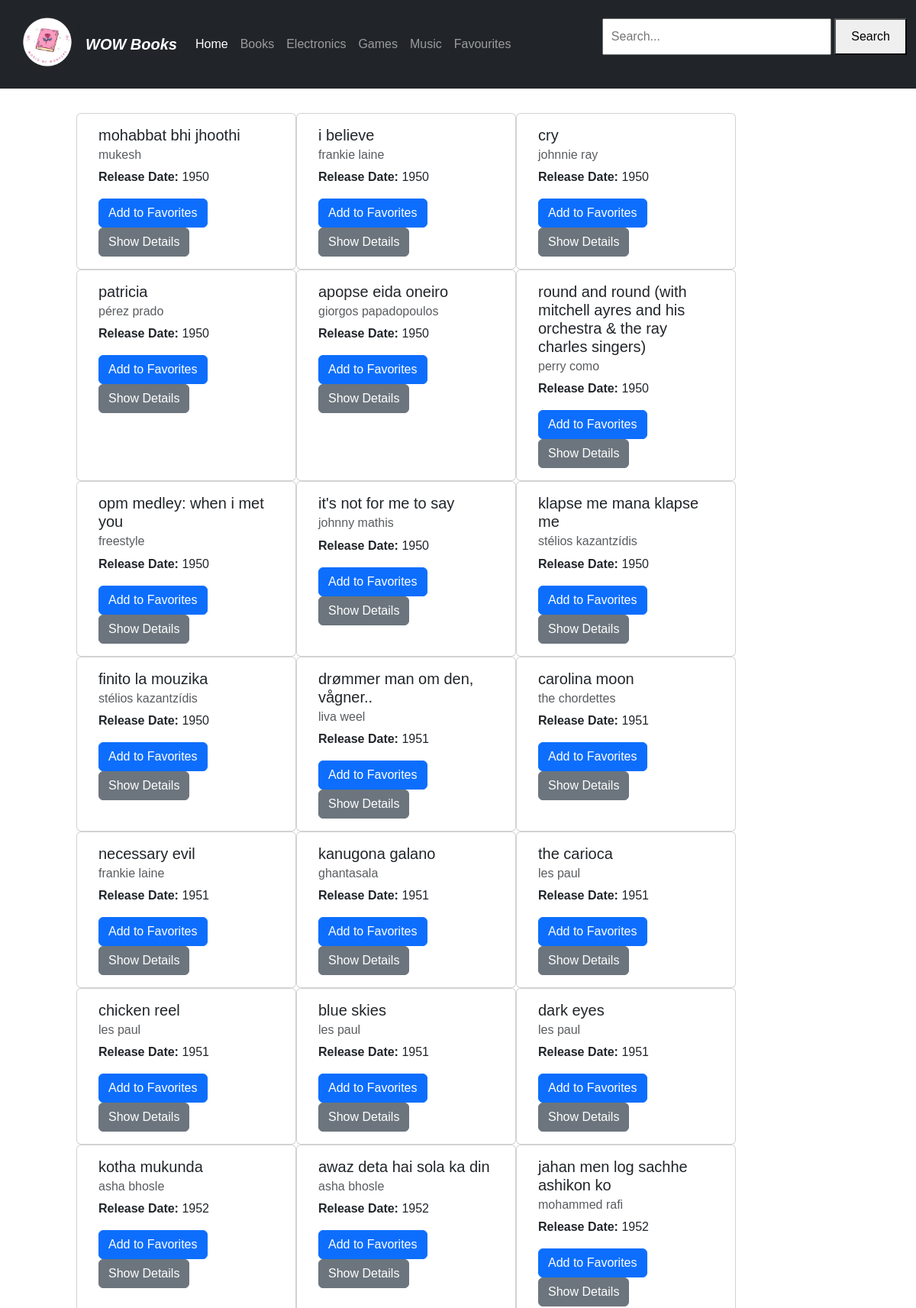
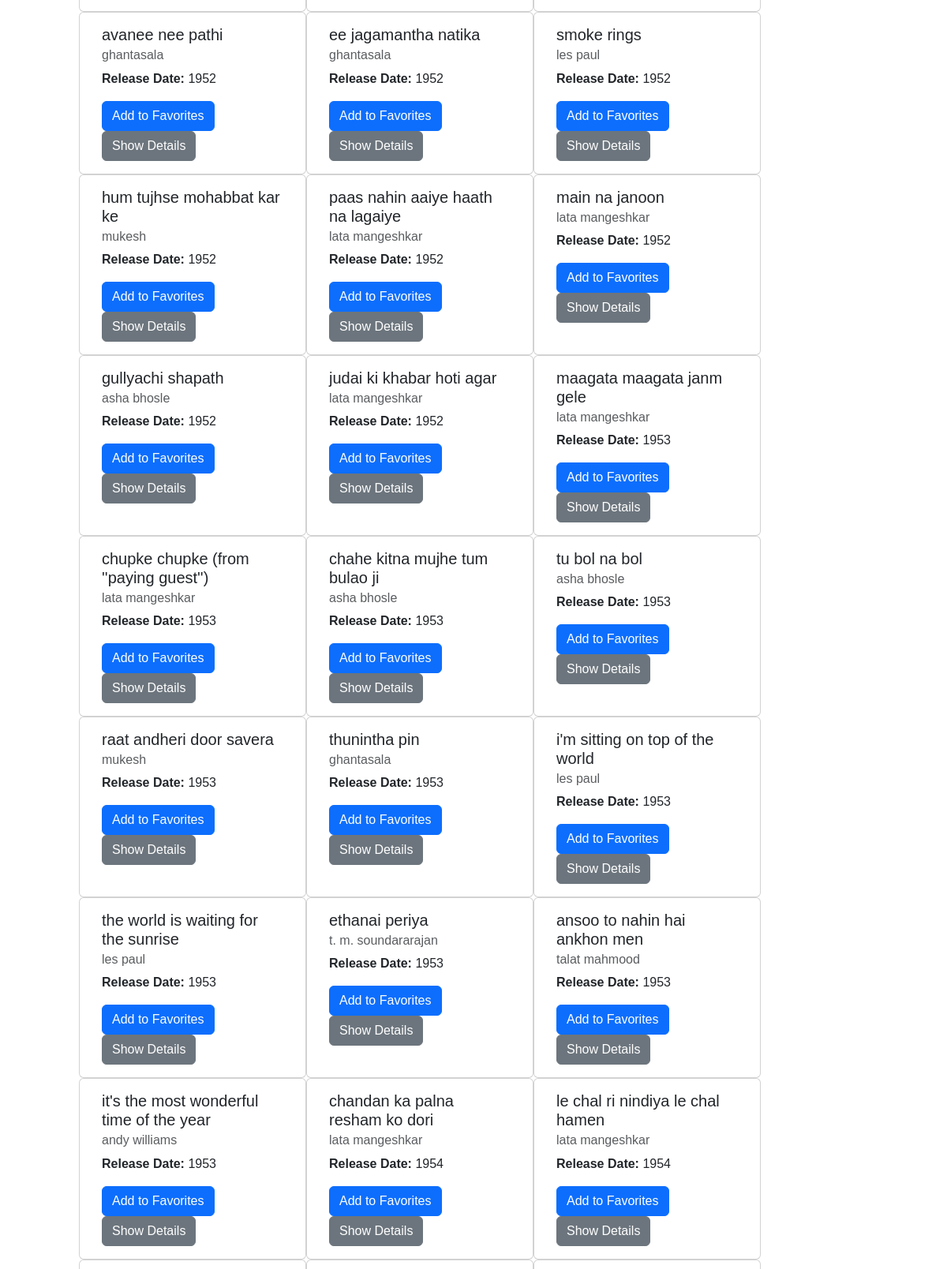
/Music.php (upper part), run on the app's committed database (2 pictures, top to bottom).
### tables this page shows
CREATE TABLE `wowmusic` (
  `musicId` int(11) NOT NULL,
  `artist_name` varchar(46) DEFAULT NULL,
  `track_name` varchar(163) DEFAULT NULL,
  `release_date` int(4) DEFAULT NULL,
  `genre` varchar(7) DEFAULT NULL,
  `lyrics` varchar(1714) DEFAULT NULL,
  `topic` varchar(10) DEFAULT NULL
);

### Music.php (the view, shortened to what this page needs)
<!DOCTYPE html>
<html lang="en">
<head>
    <link href="https://cdn.jsdelivr.net/npm/bootstrap@5.3.0/dist/css/bootstrap.min.css" rel="stylesheet">
</head>
	<link href="heroes.css" rel="stylesheet">
</head>
<body>
<nav class="navbar navbar-expand-md navbar-dark fixed-top bg-dark">
  <div class="container-fluid">
  	<img src ="wow.png" width="100px">
    <a class="navbar-brand" href="#"><b><i>WOW Books</b></i></a>
    <div class="collapse navbar-collapse" id="navbarCollapse">
      <ul class="navbar-nav me-auto mb-2 mb-md-0">
        <li class="nav-item">
          <a class="nav-link active" aria-current="page" href="R-index3.php?username=<?php echo urlencode($username); ?>">Home</a>
        </li>
		<li class="nav-item">
          <a class="nav-link" href="S-Books.php?username=<?php echo urlencode($username); ?>">Books</a>
          <li class="nav-item">
            <a class="nav-link" href="R-Electronics.php?username=<?php echo urlencode($username); ?>">Electronics</a>
        <li class="nav-item">
          <a class="nav-link" href="Games.php?username=<?php echo urlencode($username); ?>">Games</a>
        </li>
		 <li class="nav-item">
         <a class="nav-link" href="Music.php?username=<?php echo urlencode($username); ?>">Music</a>
          <li class="nav-item">
          <a class="nav-link" href="R-Favourites.php?username=<?php echo urlencode($username); ?>">Favourites</a>
        </li>
      </ul>
      <div class="search-container">
        <input type="text" id="search-bar" placeholder="Search...">
        <button onclick="search()">Search</button>
    </div>
    </div>
  </div>
</nav>
    <div class="container mt-5">
        <div class="row">
            <?php
            $servername = "localhost";
            $username = "root";
            $password = "";
            $dbname = "WOW";
            $conn = new mysqli($servername, $username, $password, $dbname);
            $sql = "SELECT * FROM wowmusic";
            $result = $conn->query($sql);
            if ($result->num_rows > 0) {
                while($row = $result->fetch_assoc()) {
                    echo '
                    <div class="card" style="width: 18rem;">
                    <div class="card-body">
                      <h5 class="card-title">'.$row["track_name"].'</h5>
                      <h6 class="card-subtitle mb-2 text-muted">'.$row["artist_name"].'</h6>
                      <p class="card-text"><strong>Release Date:</strong> '.$row["release_date"].'</p>
                      <a href="#" class="btn btn-primary">Add to Favorites</a>
                      <a href="MusicDetails.php?username='.$user.'&musicId='.$row["musicId"].'" class="btn btn-secondary">Show Details</a>
                    </div>
                  </div>';
                }
            } else {
                echo "<p>No results found.</p>";
            }
            ?>
        </div>
    </div>
</body>
</html>

### Music.php (style rules this page uses)
body { font-family: Arial, sans-serif; margin: 0; padding: 100px; }
.search-container { margin-bottom: 20px; }
#search-bar { width: 300px; padding: 10px; font-size: 16px; }
button { padding: 10px 20px; font-size: 16px; cursor: pointer; }

### data on the page
wowmusic: track_name "mohabbat bhi jhoothi", artist_name "mukesh", release_date "1950"
wowmusic: track_name "i believe", artist_name "frankie laine", release_date "1950"
wowmusic: track_name "cry", artist_name "johnnie ray", release_date "1950"
wowmusic: track_name "patricia", artist_name "pérez prado", release_date "1950"
wowmusic: track_name "apopse eida oneiro", artist_name "giorgos papadopoulos", release_date "1950"
wowmusic: track_name "round and round (with mitchell ayres and his orchestra & the ray charles singers)", artist_name "perry como", release_date "1950"
wowmusic: track_name "opm medley: when i met you", artist_name "freestyle", release_date "1950"
wowmusic: track_name "it's not for me to say", artist_name "johnny mathis", release_date "1950"
wowmusic: track_name "klapse me mana klapse me", artist_name "stélios kazantzídis", release_date "1950"
wowmusic: track_name "finito la mouzika", artist_name "stélios kazantzídis", release_date "1950"
wowmusic: track_name "drømmer man om den, vågner..", artist_name "liva weel", release_date "1951"
wowmusic: track_name "carolina moon", artist_name "the chordettes", release_date "1951"
wowmusic: track_name "necessary evil", artist_name "frankie laine", release_date "1951"
wowmusic: track_name "kanugona galano", artist_name "ghantasala", release_date "1951"
wowmusic: track_name "the carioca", artist_name "les paul", release_date "1951"
wowmusic: track_name "chicken reel", artist_name "les paul", release_date "1951"
wowmusic: track_name "blue skies", artist_name "les paul", release_date "1951"
wowmusic: track_name "dark eyes", artist_name "les paul", release_date "1951"
wowmusic: track_name "kotha mukunda", artist_name "asha bhosle", release_date "1952"
wowmusic: track_name "awaz deta hai sola ka din", artist_name "asha bhosle", release_date "1952"
wowmusic: track_name "jahan men log sachhe ashikon ko", artist_name "mohammed rafi", release_date "1952"
wowmusic: track_name "avanee nee pathi", artist_name "ghantasala", release_date "1952"
wowmusic: track_name "ee jagamantha natika", artist_name "ghantasala", release_date "1952"
wowmusic: track_name "smoke rings", artist_name "les paul", release_date "1952"
wowmusic: track_name "hum tujhse mohabbat kar ke", artist_name "mukesh", release_date "1952"
wowmusic: track_name "paas nahin aaiye haath na lagaiye", artist_name "lata mangeshkar", release_date "1952"
wowmusic: track_name "main na janoon", artist_name "lata mangeshkar", release_date "1952"
wowmusic: track_name "gullyachi shapath", artist_name "asha bhosle", release_date "1952"
wowmusic: track_name "judai ki khabar hoti agar", artist_name "lata mangeshkar", release_date "1952"
wowmusic: track_name "maagata maagata janm gele", artist_name "lata mangeshkar", release_date "1953"
wowmusic: track_name "chupke chupke (from ''paying guest'')", artist_name "lata mangeshkar", release_date "1953"
wowmusic: track_name "chahe kitna mujhe tum bulao ji", artist_name "asha bhosle", release_date "1953"
wowmusic: track_name "tu bol na bol", artist_name "asha bhosle", release_date "1953"
wowmusic: track_name "raat andheri door savera", artist_name "mukesh", release_date "1953"
wowmusic: track_name "thunintha pin", artist_name "ghantasala", release_date "1953"
wowmusic: track_name "i'm sitting on top of the world", artist_name "les paul", release_date "1953"
wowmusic: track_name "the world is waiting for the sunrise", artist_name "les paul", release_date "1953"
wowmusic: track_name "ethanai periya", artist_name "t. m. soundararajan", release_date "1953"
wowmusic: track_name "ansoo to nahin hai ankhon men", artist_name "talat mahmood", release_date "1953"
wowmusic: track_name "it's the most wonderful time of the year", artist_name "andy williams", release_date "1953"
wowmusic: track_name "chandan ka palna resham ko dori", artist_name "lata mangeshkar", release_date "1954"
wowmusic: track_name "le chal ri nindiya le chal hamen", artist_name "lata mangeshkar", release_date "1954"
